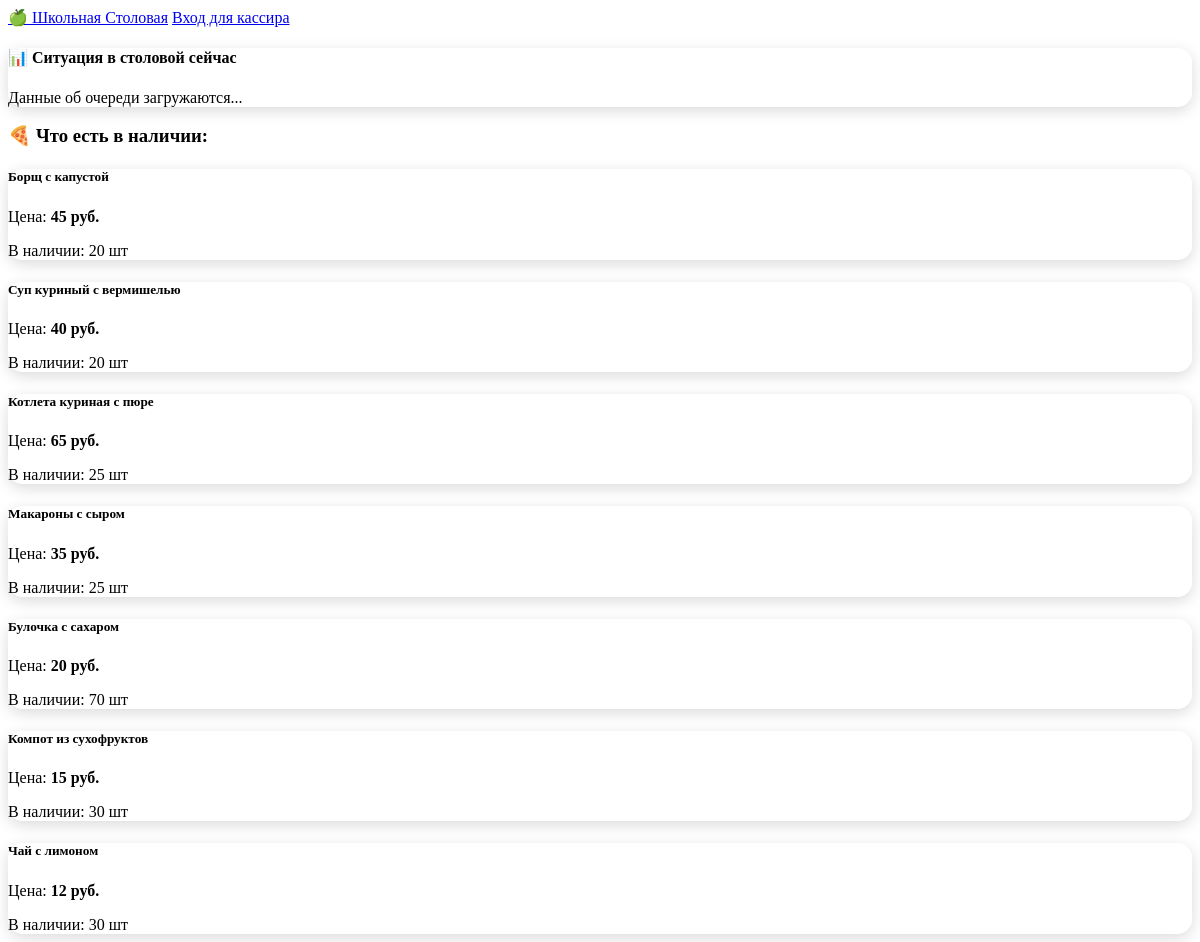
The page / on the database its author committed.
### tables this page shows
CREATE TABLE menu (
    id INTEGER PRIMARY KEY AUTOINCREMENT,
    name TEXT NOT NULL,
    quantity INTEGER DEFAULT 0,
    price INTEGER DEFAULT 0
, count INTEGER DEFAULT 0);

### app.py (the view)
@app.route("/")
def index():
    conn = sqlite3.connect("canteen.db")
    conn.row_factory = sqlite3.Row
    cursor = conn.cursor()
    try:
        cursor.execute("SELECT id, name, count, price FROM menu")
        menu_items = cursor.fetchall()
    except sqlite3.OperationalError as e:
        if "no such column: count" in str(e):
            cursor.execute("ALTER TABLE menu ADD COLUMN count INTEGER DEFAULT 0")
            conn.commit()
            cursor.execute("SELECT id, name, count, price FROM menu")
            menu_items = cursor.fetchall()
        else:
            menu_items = []
    cursor.execute("SELECT people_count, wait_time FROM queue WHERE id=1")
    queue_data = cursor.fetchone()
    conn.close()
    return render_template("index.html", menu=menu_items, queue=queue_data)

### templates/index.html
{% extends 'base.html' %}
{% block content %}
<div class="row">
    <div class="col-12 mb-4">
        <div class="card bg-warning text-dark p-3 text-center fw-bold card-food">
            <h4 class="mb-2">📊 Ситуация в столовой сейчас</h4>
            {% if queue %}
                <p class="mb-1 fs-5">Людей в очереди: <span class="badge bg-dark">{{ queue[0] }} чел.</span></p>
                <p class="mb-0 fs-5">Примерное время ожидания: <span class="badge bg-danger">~{{ queue[1] }} мин.</span></p>
            {% else %}
                <p class="mb-0 fs-5 text-muted">Данные об очереди загружаются...</p>
            {% endif %}
        </div>
    </div>
    <h3 class="mb-3 fw-bold text-secondary">🍕 Что есть в наличии:</h3>
    {% for _id, name, count, price in menu %}
    <div class="col-md-6 col-lg-4 mb-3">
        <div class="card card-food p-3">
            <div class="d-flex justify-content-between align-items-center">
                <div>
                    <h5 class="fw-bold mb-1">{{ name }}</h5>
                    <p class="text-muted mb-0">Цена: <strong>{{ price }} руб.</strong></p>
                </div>
                <div class="text-end">
                    {% if count > 0 %}
                        <span class="badge bg-success fs-6">В наличии: {{ count }} шт</span>
                    {% else %}
                        <span class="badge bg-danger fs-6">Закончилось</span>
                    {% endif %}
                </div>
            </div>
        </div>
    </div>
    {% endfor %}
</div>
{% endblock %}

### templates/base.html (shortened to what this page needs)
<!DOCTYPE html>
<html lang="ru">
<head>
    <link href="https://jsdelivr.net" rel="stylesheet">
</head>
<body>
    <nav class="navbar navbar-dark bg-success mb-4 shadow-sm">
        <div class="container">
            <a class="navbar-brand fw-bold" href="/">🍏 Школьная Столовая</a>
            <a class="btn btn-outline-light btn-sm" href="/admin">Вход для кассира</a>
        </div>
    </nav>
    <div class="container">
        {% block content %}{% endblock %}
    </div>
</body>
</html>

### rows shown on the page
menu: name "Борщ с капустой", price "45", count "20"
menu: name "Суп куриный с вермишелью", price "40", count "20"
menu: name "Котлета куриная с пюре", price "65", count "25"
menu: name "Макароны с сыром", price "35", count "25"
menu: name "Булочка с сахаром", price "20", count "70"
menu: name "Компот из сухофруктов", price "15", count "30"
menu: name "Чай с лимоном", price "12", count "30"
